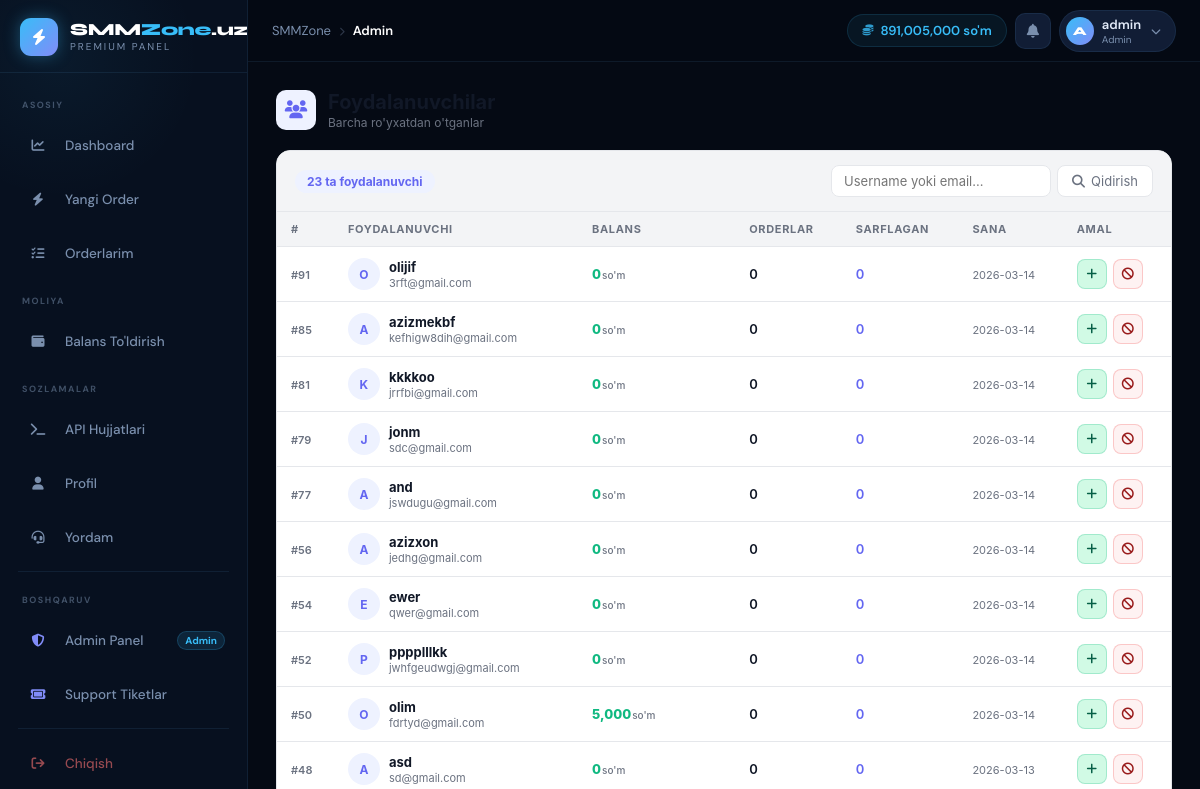
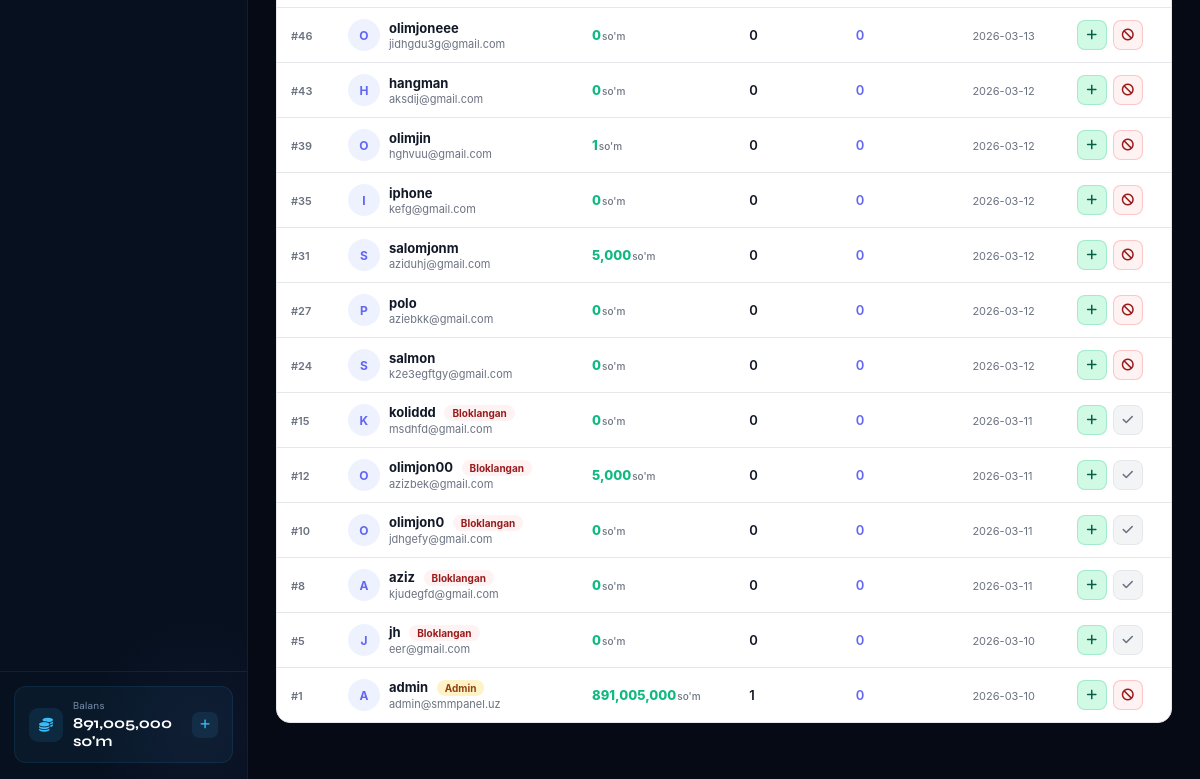
/admin/users (signed in), run on an earlier commit of the app's database (2 pictures, top to bottom).
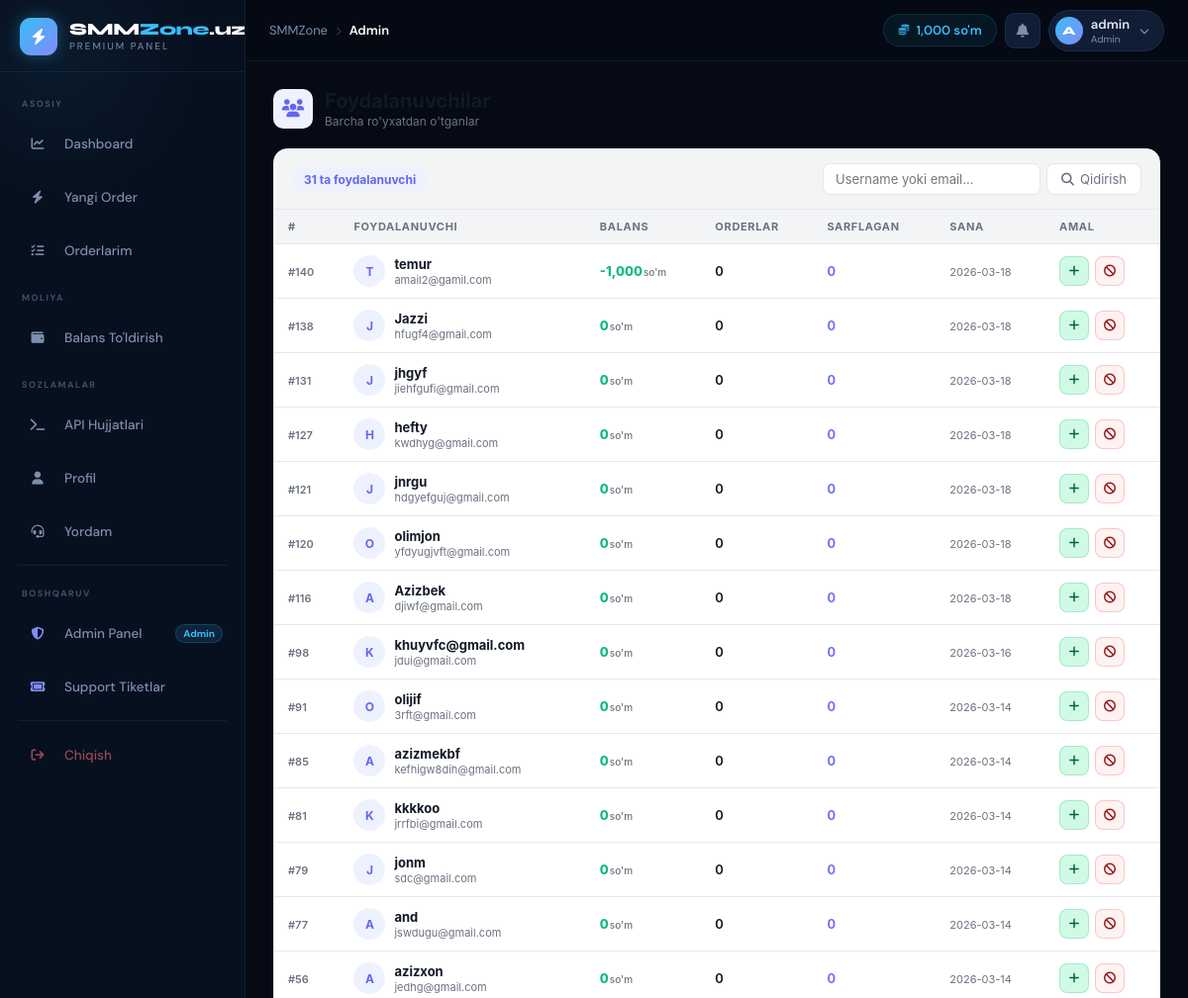
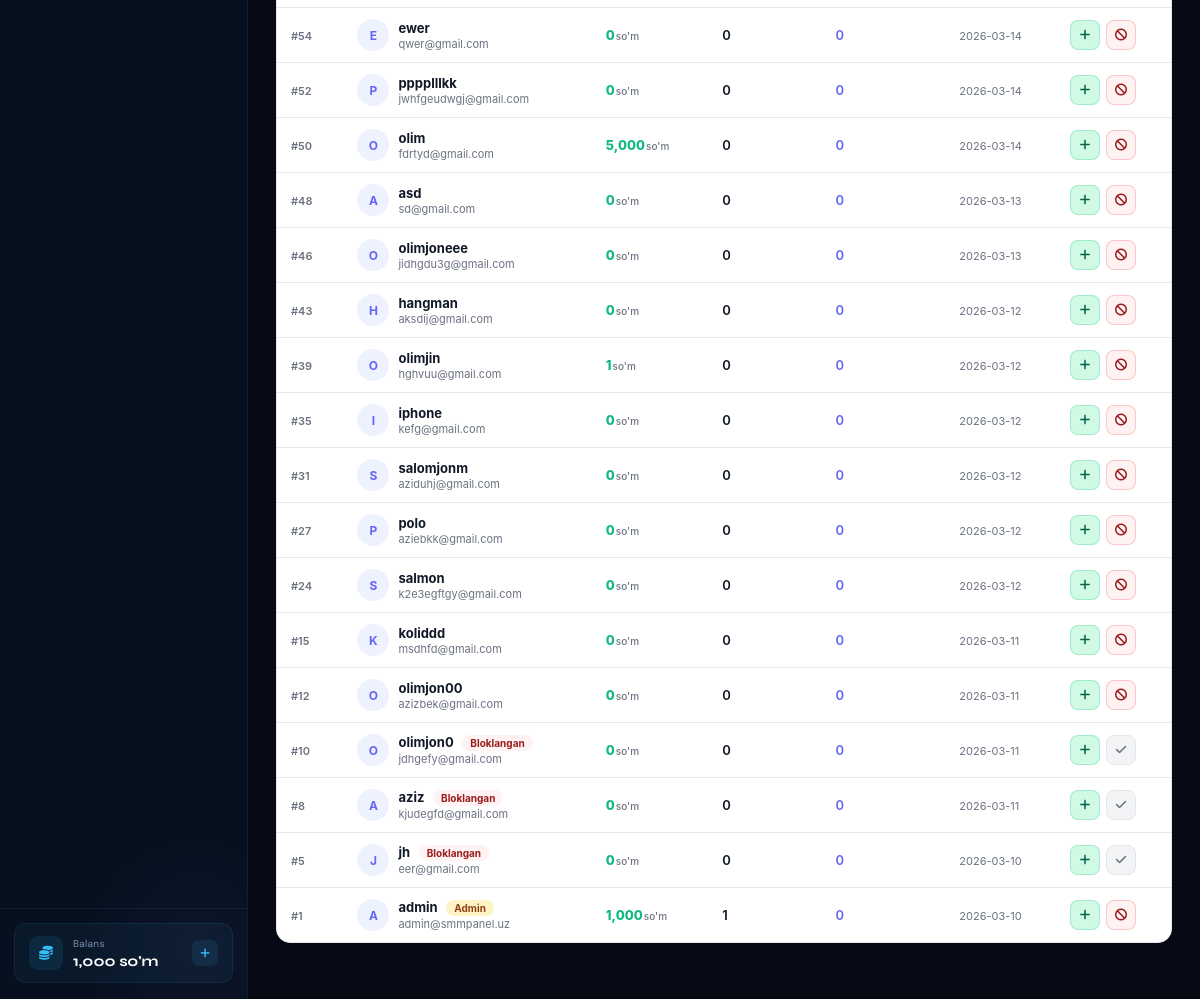
And on a later commit of the database (2 pictures, top to bottom).
### tables this page shows
CREATE TABLE users (
    id           INTEGER PRIMARY KEY AUTOINCREMENT,
    username     TEXT UNIQUE NOT NULL,
    email        TEXT UNIQUE NOT NULL,
    password     TEXT NOT NULL,
    balance      REAL DEFAULT 0,
    role         TEXT DEFAULT 'user',
    api_key      TEXT UNIQUE,
    total_spent  REAL DEFAULT 0,
    total_orders INTEGER DEFAULT 0,
    ref_code     TEXT UNIQUE,
    referred_by  INTEGER,
    ref_earnings REAL DEFAULT 0,
    is_active    INTEGER DEFAULT 1,
    created_at   TEXT DEFAULT (datetime('now'))
);

### services/admin_service.py (the view)
@admin_bp.route("/users")
@admin_required
def users():
    db = get_db()
    q  = request.args.get("q", "")
    page  = max(1, int(request.args.get("page", 1)))
    limit = 50
    if q:
        rows = r2l(db.execute(
            "SELECT u.*, (SELECT COUNT(*) FROM orders WHERE user_id=u.id) as order_count "
            "FROM users u WHERE username LIKE ? OR email LIKE ? "
            "ORDER BY created_at DESC LIMIT ? OFFSET ?",
            (f"%{q}%", f"%{q}%", limit, (page-1)*limit)
        ).fetchall())
        total = db.execute("SELECT COUNT(*) FROM users WHERE username LIKE ? OR email LIKE ?",
                           (f"%{q}%", f"%{q}%")).fetchone()[0]
    else:
        rows = r2l(db.execute(
            "SELECT u.*, (SELECT COUNT(*) FROM orders WHERE user_id=u.id) as order_count "
            "FROM users u ORDER BY created_at DESC LIMIT ? OFFSET ?",
            (limit, (page-1)*limit)
        ).fetchall())
        total = db.execute("SELECT COUNT(*) FROM users").fetchone()[0]
    return render_template("admin/users.html", users=rows, q=q, page=page, total=total, limit=limit)

### database/db.py (called while the page is built)
def get_db():
    if "db" not in g:
        g.db = sqlite3.connect(DATABASE)
        g.db.row_factory = sqlite3.Row
    return g.db

def r2l(rows):
    return [dict(row) for row in rows]

### main.py (called while the page is built)
@app.context_processor
def inject_globals():
    user_balance = 0
    if "user_id" in session:
        db = get_db()
        u  = db.execute("SELECT balance FROM users WHERE id=?", (session["user_id"],)).fetchone()
        if u: user_balance = u["balance"]
        session["balance"] = user_balance
    return {"site_name": Config.SITE_NAME, "user_balance": user_balance}

### templates/admin/users.html (shortened to what this page needs)
{% extends "base.html" %}
{% block content %}
<div class="au-wrap">
  <div class="au-header">
    <div class="au-header-icon"><i class="fas fa-users"></i></div>
    <div>
      <h1>Foydalanuvchilar</h1>
      <div class="au-header-sub">Barcha ro'yxatdan o'tganlar</div>
    </div>
  </div>
  <div class="au-card">
    <div class="au-toolbar">
      <span class="au-total">{{ users|length }} ta foydalanuvchi</span>
      <form action="/admin/users" method="get" class="au-search">
        <input name="q" value="{{ q }}" class="au-search-input"
               placeholder="Username yoki email...">
        <button type="submit" class="au-search-btn">
          <i class="fas fa-search"></i> Qidirish
        </button>
      </form>
    </div>
    <div class="au-table-wrap">
      <table class="au-table">
        <thead>
          <tr>
            <th>#</th>
            <th>Foydalanuvchi</th>
            <th>Balans</th>
            <th>Orderlar</th>
            <th>Sarflagan</th>
            <th>Sana</th>
            <th>Amal</th>
          </tr>
        </thead>
        <tbody>
        {% for u in users %}
        <tr id="user-row-{{ u.id }}">
          <td><span class="au-id">#{{ u.id }}</span></td>
          <td>
            <div class="au-user-cell">
              <div class="au-avatar">{{ u.username[0] }}</div>
              <div>
                <div>
                  <span class="au-username">{{ u.username }}</span>
                  {% if u.role == 'admin' %}
                  <span class="au-badge admin">Admin</span>
                  {% endif %}
                  {% if not u.is_active %}
                  <span class="au-badge banned">Bloklangan</span>
                  {% endif %}
                </div>
                <div class="au-email">{{ u.email }}</div>
              </div>
            </div>
          </td>
          <td>
            <span class="au-balance">
              {{ "{:,.0f}".format(u.balance) }}<span>so'm</span>
            </span>
          </td>
          <td><span class="au-num">{{ u.order_count }}</span></td>
          <td><span class="au-spent">{{ "{:,.0f}".format(u.total_spent) }}</span></td>
          <td><span class="au-date">{{ u.created_at[:10] }}</span></td>
          <td>
            <div class="au-actions">
              <button class="au-btn au-btn-add" title="Balans qo'shish"
                      onclick="openAddBal({{ u.id }}, '{{ u.username }}')">
                <i class="fas fa-plus"></i>
              </button>
              {% if u.is_active %}
              <button class="au-btn au-btn-ban" title="Bloklash"
                      onclick="toggleUser({{ u.id }}, this)">
                <i class="fas fa-ban"></i>
              </button>
              {% else %}
              <button class="au-btn au-btn-unban" title="Blokdan chiqarish"
                      onclick="toggleUser({{ u.id }}, this)">
                <i class="fas fa-check"></i>
              </button>
              {% endif %}
            </div>
          </td>
        </tr>
        {% endfor %}
        </tbody>
      </table>
    </div>
  </div>
</div>
{% endblock %}

### templates/base.html (shortened to what this page needs)
<!DOCTYPE html>
<html lang="uz">
<head>
<link rel="stylesheet" href="https://cdnjs.cloudflare.com/ajax/libs/font-awesome/6.5.0/css/all.min.css">
</head>
<body>
{% if 'user_id' in session %}
<aside class="sidebar" id="sidebar">
  <a href="/dashboard" class="sidebar-brand">
    <div class="brand-icon"><i class="fas fa-bolt"></i></div>
    <div class="brand-text">
      <div class="brand-name">SMM<span>Zone</span>.uz</div>
      <div class="brand-tag">PREMIUM PANEL</div>
    </div>
  </a>
  <nav class="sidebar-nav">
    <div class="nav-section-label">Asosiy</div>
    <a href="/dashboard" class="nav-item {% if request.path == '/dashboard' %}active{% endif %}">
      <div class="nav-item-icon"><i class="fas fa-chart-line"></i></div>
      <span class="nav-item-label">Dashboard</span>
    </a>
    <a href="/new-order" class="nav-item {% if request.path == '/new-order' %}active{% endif %}">
      <div class="nav-item-icon"><i class="fas fa-bolt"></i></div>
      <span class="nav-item-label">Yangi Order</span>
    </a>
    <a href="/orders" class="nav-item {% if request.path == '/orders' %}active{% endif %}">
      <div class="nav-item-icon"><i class="fas fa-list-check"></i></div>
      <span class="nav-item-label">Orderlarim</span>
    </a>
    <div class="nav-section-label">Moliya</div>
    <a href="/add-funds" class="nav-item {% if request.path == '/add-funds' %}active{% endif %}">
      <div class="nav-item-icon"><i class="fas fa-wallet"></i></div>
      <span class="nav-item-label">Balans To'ldirish</span>
    </a>
    <div class="nav-section-label">Sozlamalar</div>
    <a href="/api-docs" class="nav-item {% if request.path == '/api-docs' %}active{% endif %}">
      <div class="nav-item-icon"><i class="fas fa-terminal"></i></div>
      <span class="nav-item-label">API Hujjatlari</span>
    </a>
    <a href="/profile" class="nav-item {% if request.path == '/profile' %}active{% endif %}">
      <div class="nav-item-icon"><i class="fas fa-user"></i></div>
      <span class="nav-item-label">Profil</span>
    </a>
    <a href="/support" class="nav-item {% if request.path == '/support' %}active{% endif %}">
      <div class="nav-item-icon"><i class="fas fa-headset"></i></div>
      <span class="nav-item-label">Yordam</span>
    </a>
    {% if session.role == 'admin' %}
    <div class="nav-divider"></div>
    <div class="nav-section-label">Boshqaruv</div>
    <a href="/admin/" class="nav-item is-admin {% if request.path == '/admin/' %}active{% endif %}">
      <div class="nav-item-icon"><i class="fas fa-shield-halved"></i></div>
      <span class="nav-item-label">Admin Panel</span>
      <span class="nav-item-badge">Admin</span>
    </a>
    <a href="/admin/support" class="nav-item is-admin {% if request.path == '/admin/support' %}active{% endif %}">
      <div class="nav-item-icon"><i class="fas fa-ticket"></i></div>
      <span class="nav-item-label">Support Tiketlar</span>
    </a>
    {% endif %}
    <div class="nav-divider"></div>
    <a href="/logout" class="nav-item is-logout">
      <div class="nav-item-icon"><i class="fas fa-arrow-right-from-bracket"></i></div>
      <span class="nav-item-label">Chiqish</span>
    </a>
  </nav>
  <div class="sidebar-footer">
    <div class="sidebar-balance">
      <div class="sb-bal-icon"><i class="fas fa-coins"></i></div>
      <div>
        <div class="sb-bal-label">Balans</div>
        <div class="sb-bal-val">{{ "{:,.0f}".format(user_balance) }} so'm</div>
      </div>
      <a href="/add-funds" class="sb-bal-link" title="To'ldirish">
        <i class="fas fa-plus"></i>
      </a>
    </div>
  </div>
</aside>
<div class="main-wrap">
  <header class="topbar">
    <div class="topbar-breadcrumb">
      <span>SMMZone</span>
      <span class="bc-sep"><i class="fas fa-chevron-right" style="font-size:9px"></i></span>
      <span class="bc-current">
        {% if '/dashboard' in request.path %}Dashboard
        {% elif '/new-order' in request.path %}Yangi Order
        {% elif '/orders' in request.path %}Orderlarim
        {% elif '/add-funds' in request.path %}Balans
        {% elif '/profile' in request.path %}Profil
        {% elif '/api-docs' in request.path %}API
        {% elif '/support' in request.path %}Yordam
        {% elif '/admin' in request.path %}Admin
        {% else %}Sahifa{% endif %}
      </span>
    </div>
    <div class="topbar-right">
      <div class="topbar-balance">
        <i class="fas fa-coins"></i>
        <span>{{ "{:,.0f}".format(user_balance) }} so'm</span>
      </div>
      <a href="#" class="topbar-notif" title="Bildirishnomalar">
        <i class="fas fa-bell"></i>
      </a>
      <a href="/profile" class="topbar-user">
        <div class="topbar-user-avatar">{{ session.username[0].upper() if session.username else 'U' }}</div>
        <div>
          <div class="topbar-user-name">{{ session.username }}</div>
          <div class="topbar-user-role">{% if session.role == 'admin' %}Admin{% else %}Foydalanuvchi{% endif %}</div>
        </div>
        <i class="fas fa-chevron-down"></i>
      </a>
    </div>
  </header>
  <main class="content">
    {% block content %}{% endblock %}
  </main>
</div>
{% else %}
{% block auth_content %}{% endblock %}
{% endif %}
</body>
</html>

### templates/admin/users.html (style rules this page uses)
.au-wrap *, .au-wrap *::before, .au-wrap *::after { box-sizing: border-box; }
.au-wrap { --p1: #6366f1; --p1l: #eef2ff; --p1h: #4f46e5; --green: #10b981; --greenl: #d1fae5; --red: #ef4444; --redl: #fef2f2; --yellow: #f59e0b; --yellowl: #fef3c7; --muted: #6b7280; --border: #e5e7eb; --bg: #f3f4f6; --card: #ffffff; --text: #111827; font-family: -apple-system, BlinkMacSystemFont, 'Segoe UI', sans-serif; color: var(--text); }
.au-header { display: flex; align-items: center; gap: 12px; margin-bottom: 20px; }
.au-header-icon { width: 40px; height: 40px; border-radius: 10px; background: var(--p1l); display: flex; align-items: center; justify-content: center; color: var(--p1); font-size: 18px; }
.au-header h1 { font-size: 20px; font-weight: 700; margin: 0; }
.au-header-sub { font-size: 12px; color: var(--muted); margin-top: 1px; }
.au-card { background: var(--card); border: 1px solid var(--border); border-radius: 14px; overflow: hidden; }
.au-toolbar { display: flex; align-items: center; justify-content: space-between; padding: 14px 18px; border-bottom: 1px solid var(--border); background: var(--bg); gap: 12px; flex-wrap: wrap; }
.au-total { font-size: 12px; font-weight: 700; background: var(--p1l); color: var(--p1); padding: 4px 12px; border-radius: 20px; }
.au-search { display: flex; align-items: center; gap: 6px; margin-left: auto; }
.au-search-input { padding: 7px 12px; font-size: 13px; border: 1.5px solid var(--border); border-radius: 8px; background: var(--card); color: var(--text); outline: none; width: 220px; font-family: inherit; transition: border-color 0.15s; }
.au-search-btn { display: inline-flex; align-items: center; gap: 6px; padding: 7px 14px; border-radius: 8px; border: 1.5px solid var(--border); background: var(--card); color: var(--muted); font-size: 13px; font-family: inherit; cursor: pointer; transition: all 0.12s; }
.au-table-wrap { overflow-x: auto; }
.au-table { width: 100%; border-collapse: collapse; font-size: 13px; }
.au-table thead tr { background: var(--bg); }
.au-table th { padding: 10px 14px; text-align: left; font-size: 11px; font-weight: 700; text-transform: uppercase; letter-spacing: 0.06em; color: var(--muted); white-space: nowrap; border-bottom: 1px solid var(--border); }
.au-table td { padding: 11px 14px; border-bottom: 1px solid var(--border); vertical-align: middle; }
.au-table tbody tr:last-child td { border-bottom: none; }
.au-id { font-size: 11px; color: var(--muted); font-weight: 600; }
.au-user-cell { display: flex; align-items: center; gap: 9px; }
.au-avatar { width: 32px; height: 32px; border-radius: 50%; background: var(--p1l); color: var(--p1); display: flex; align-items: center; justify-content: center; font-size: 12px; font-weight: 700; flex-shrink: 0; text-transform: uppercase; }
.au-username { font-weight: 700; color: var(--text); font-size: 13px; }
.au-email { font-size: 11px; color: var(--muted); margin-top: 1px; }
.au-badge { display: inline-flex; align-items: center; padding: 2px 8px; border-radius: 20px; font-size: 10px; font-weight: 700; margin-left: 5px; }
.au-badge.admin { background: var(--yellowl); color: #92400e; }
.au-badge.banned { background: var(--redl); color: #991b1b; }
.au-balance { font-weight: 800; color: var(--green); font-size: 13px; }
.au-balance span { font-size: 10px; font-weight: 500; color: var(--muted); margin-left: 1px; }
.au-num { font-weight: 600; color: var(--text); }
.au-spent { font-weight: 600; color: var(--p1); }
.au-date { font-size: 11px; color: var(--muted); white-space: nowrap; }
.au-actions { display: flex; gap: 6px; align-items: center; }
.au-btn { width: 30px; height: 30px; border-radius: 8px; border: none; display: flex; align-items: center; justify-content: center; font-size: 12px; cursor: pointer; transition: all 0.12s; font-family: inherit; }
.au-btn-add { background: var(--greenl); color: #065f46; border: 1px solid rgba(16,185,129,0.25); }
.au-btn-ban { background: var(--redl); color: #991b1b; border: 1px solid rgba(239,68,68,0.25); }
.au-btn-unban { background: var(--bg); color: var(--muted); border: 1px solid var(--border); }

What changed in the data, as far as the page shows it:
changed users "admin": balance "891,005,000" → "1,000"
added users: id "140", username "T", username "temur", email "amail2@gamil.com", balance "-1,000", order_count "0", total_spent "0", created_at "2026-03-18"
added users: id "138", username "J", username "Jazzi", email "hfugf4@gmail.com", balance "0", order_count "0", total_spent "0", created_at "2026-03-18"
added users: id "131", username "J", username "jhgyf", email "jiehfgufi@gmail.com", balance "0", order_count "0", total_spent "0", created_at "2026-03-18"
added users: id "127", username "H", username "hefty", email "kwdhyg@gmail.com", balance "0", order_count "0", total_spent "0", created_at "2026-03-18"
added users: id "121", username "J", username "jnrgu", email "hdgyefguj@gmail.com", balance "0", order_count "0", total_spent "0", created_at "2026-03-18"
added users: id "120", username "O", username "olimjon", email "yfdyugjvft@gmail.com", balance "0", order_count "0", total_spent "0", created_at "2026-03-18"
added users: id "116", username "A", username "Azizbek", email "djiwf@gmail.com", balance "0", order_count "0", total_spent "0", created_at "2026-03-18"
added users: id "98", username "K", username "khuyvfc@gmail.com", email "jdui@gmail.com", balance "0", order_count "0", total_spent "0", created_at "2026-03-16"
changed users "salomjonm": balance "5,000" → "0"
changed users "koliddd": no longer shows "Bloklangan"
changed users "olimjon00": balance "5,000" → "0"; no longer shows "Bloklangan"
Also different on the page:
{{ users|length }}: "23" → "31"
